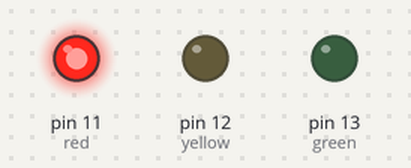
Recording of a sketch running on a simulated Arduino Uno, built with avr-gcc and run on an emulated ATmega328P. Parts: output pins drawn as LEDs (lit = HIGH).

Above: at 2.5 s.
At 5.5 s:
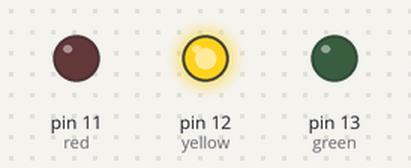
At 7.5 s:
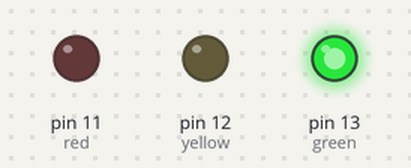
Timing chart, 0 to 13.0 s (numbered marks = the images above):
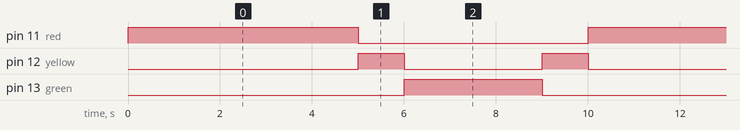

The sketch:

session1.ino
```cpp
// Define the LED pin
const int green = 13;
const int yellow = 12;
const int red = 11;

void setup() {
  // Initialize the LED pin as an output
  pinMode(red, OUTPUT);
  pinMode(yellow,OUTPUT);
  pinMode(green,OUTPUT);
}

void loop() {
  // Red light ON (Stop)
  digitalWrite(red, HIGH);
  delay(5000);
  digitalWrite(red, LOW);

  // Yellow light ON (Get ready)
  digitalWrite(yellow, HIGH);
  delay(1000);
  digitalWrite(yellow, LOW);

  // Green light ON (Go)
  digitalWrite(green, HIGH);
  delay(3000);
  digitalWrite(green, LOW);

  // Brief yellow light before red again (caution)
  digitalWrite(yellow, HIGH);
  delay(1000);
  digitalWrite(yellow, LOW);
}
```

Measured:
- by itself, pin 11 (red): alternates HIGH for 5.0 s and LOW for 5.0 s
- by itself, pin 12 (yellow): repeats every 10.0 s: LOW 3.0 s, HIGH 1.0 s, LOW 5.0 s, HIGH 1.0 s
- by itself, pin 13 (green): alternates HIGH for 3.0 s and LOW for 7.0 s
